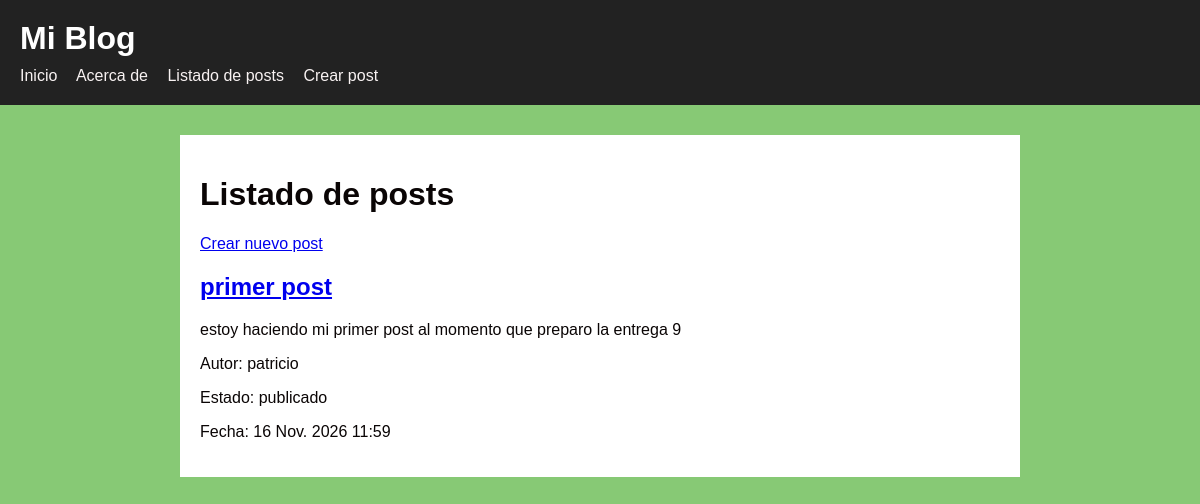
Before: /lista/ with the older database file.
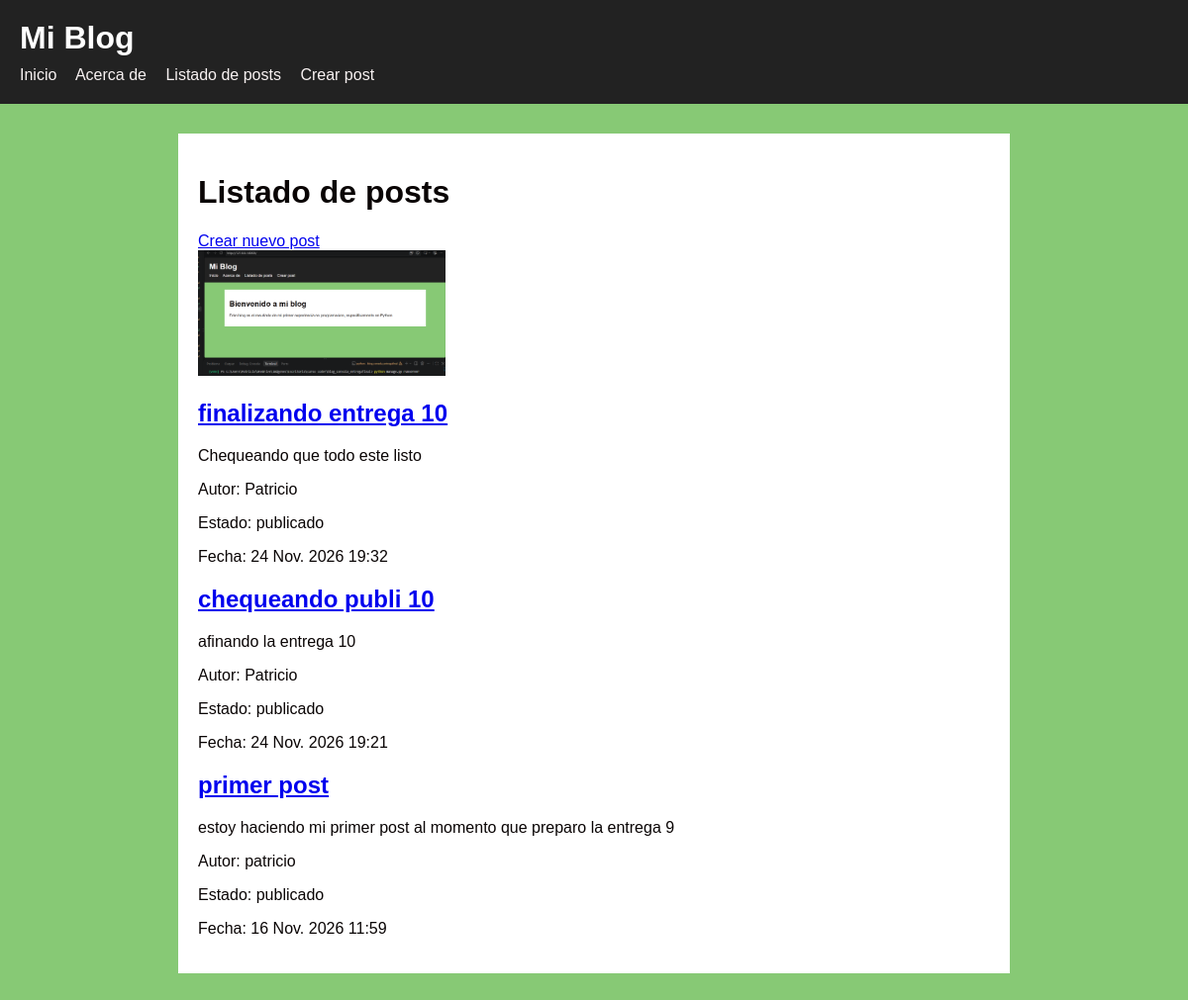
After: the same page with the newer database file.
### posts/models.py (models this page shows, shortened)
class Post(models.Model):
    ESTADOS = [
        ("borrador", "Borrador"),
        ("publicado", "Publicado"),
        ("archivado", "Archivado"),
    ]
    titulo = models.CharField(max_length=200)
    contenido = models.TextField()
    autor = models.CharField(max_length=100)
    fecha_creacion = models.DateTimeField(auto_now_add=True)
    estado = models.CharField(max_length=20, choices=ESTADOS, default="borrador")
    imagen = models.ImageField(upload_to='posts/', null=True, blank=True)
    slug = models.SlugField(max_length=220, unique=True, blank=True, null=True)

### posts/views.py (the view)
# urls.py: path("lista/", views.lista_posts, name="lista_posts"),
def lista_posts(request):
    posts = Post.objects.filter(estado="publicado").order_by("-fecha_creacion")
    context = {
        "posts": posts
    }
    return render(request, "posts/lista_posts.html", context)

### posts/templates/posts/lista_posts.html (shortened to what this page needs)
{% extends 'posts/base.html' %}
{% block content %}
    <h1>Listado de posts</h1>
    <a href="{% url 'crear_post' %}">Crear nuevo post</a>
    {% for post in posts %}
        <article>
             {% if post.imagen %}
            <img src="{{ post.imagen.url }}" alt="{{ post.titulo }}" width="250" />
             {% endif %}
            <h2>
                <a href="{% url 'detalle_post' post.slug %}">
                    {{ post.titulo }}
                </a>
            </h2>
            <p>{{ post.contenido|truncatewords:30 }}</p>
            <p>Autor: {{ post.autor }}</p>
            <p>Estado: {{ post.estado }}</p>
            <p>Fecha: {{ post.fecha_creacion }}</p>
        </article>
    {% empty %}
        <p>No hay posts cargados.</p>
    {% endfor %}
{% endblock %}

### posts/templates/posts/base.html (shortened to what this page needs)
{% load static %}
<!DOCTYPE html>
<html lang="es">
<head>
    <link rel="stylesheet" href="{% static 'posts/css/estilos.css' %}">
</head>
<body>
    <header class="site-header">
        <h1>Mi Blog</h1>
        <nav class="site-nav">
            <a href="{% url 'inicio' %}">Inicio</a>
            <a href="{% url 'acercade' %}">Acerca de</a>
            <a href="{%url 'lista_posts' %}">Listado de posts</a>
            <a href="{% url 'crear_post' %}">Crear post</a>
        </nav>
    </header>
    <main class="site-main">
        {% block content %}
        {% endblock %}
    </main>
</body>

### posts/static/posts/css/estilos.css (style rules this page uses)
body { margin: 0; font-family: Arial, sans-serif; background-color: #87c975; color: hwb(0 2% 96%); }
.site-header { background-color: #222; color: white; padding: 20px; }
.site-header h1 { margin: 0 0 10px 0; }
.site-nav a { color: lab(95.94% 2.01 0.7); text-decoration: none; margin-right: 15px; }
.site-main { max-width: 800px; margin: 30px auto; padding: 20px; background-color: white; }

Changed rows visible on the page:
added Post: imagen (picture), titulo "finalizando entrega 10", contenido "Chequeando que todo este listo", autor "Patricio", estado "publicado", fecha_creacion "24 Nov. 2026 19:32"
added Post: titulo "chequeando publi 10", contenido "afinando la entrega 10", autor "Patricio", estado "publicado", fecha_creacion "24 Nov. 2026 19:21"
